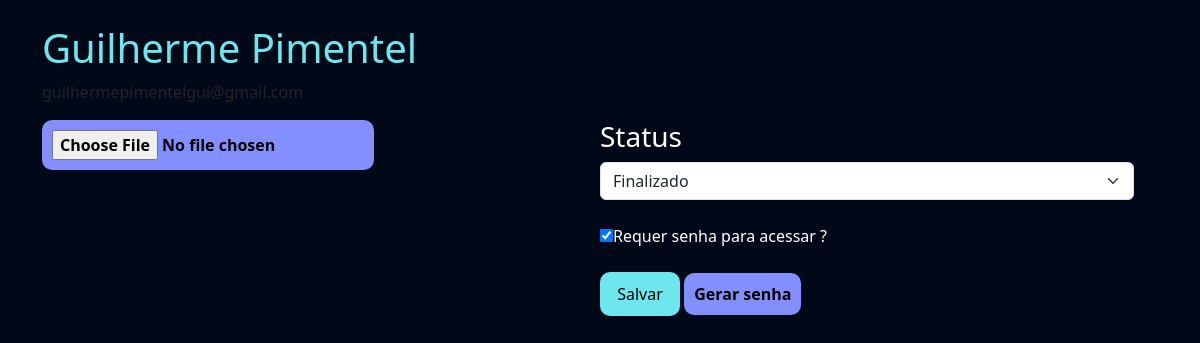
The app's page /empresarial/exame_cliente/12 (signed in) with its own data.
### exames/models.py (models this page shows, shortened)
class SolicitacaoExame(models.Model):
    choice_status = (
        ('E', 'Em análise'),
        ('F', 'Finalizado')
    )
    usuario = models.ForeignKey(User, on_delete=models.DO_NOTHING)
    exame = models.ForeignKey(TiposExames, on_delete=models.DO_NOTHING)
    status = models.CharField(max_length=2, choices=choice_status)
    resultado = models.FileField(upload_to="resultados", null=True, blank=True)
    requer_senha = models.BooleanField(default=False)
    senha = models.CharField(max_length=16, null=True, blank=True)

### empresarial/views.py (the view)
# urls.py: path('exame_cliente/<int:exame_id>', views.exame_cliente, name="exame_cliente"),
@staff_member_required
def exame_cliente(request, exame_id):
    exame = SolicitacaoExame.objects.get(id=exame_id)
    return render(request, 'exame_cliente.html', {'exame': exame})

### empresarial/templates/exame_cliente.html (shortened to what this page needs)
{% extends "bases/base.html" %}
{% load static %}
{% block 'head' %}
    <link href="{% static 'exames/css/css.css' %}" rel="stylesheet">
    <link href="{% static 'exames/css/gerenciar_pedidos.css' %}" rel="stylesheet">
    <link href="{% static 'exames/css/gerenciar_exames.css' %}" rel="stylesheet">
{% endblock 'head' %}
{% block 'conteudo' %}
    <br>
    <div class="container">
        <div class="row">
        <h3 class="font-destaque">{{exame.usuario.get_full_name}}</h3>
        <p>{{exame.usuario.email}}</p>
        <br>
        <div class="row">
            <div class="col-md-6">
                <form action="{% url "alterar_dados_exame" exame.id %}" method="POST" enctype="multipart/form-data">{% csrf_token %}
                    <input type="FILE" value="Alterar PDF" class="btn-secundario" name="resultado">
                    <br>
                    <br>
            </div>
            <div class="col-md-6">
                <h3>Status</h3>
                <select name="status" id="" class="form-select">
                    <option style="color: black;" {% if exame.status == "F" %}selected{% endif %} value="F">Finalizado</option>
                </select>
                <br>
                <input type="checkbox" name="requer_senha" id="" {% if exame.requer_senha %}checked{% endif %}><label for="">Requer senha para acessar ?</label>
                <br>
                <br>
                <input type="submit" value="Salvar" class="btn-default">
                <a style="text-decoration: none;" href="{% url "gerar_senha" exame.id %}" class="btn-secundario">Gerar senha</a>
            </div>
        </div>
    </div>
{% endblock 'conteudo' %}

### templates/static/geral/css/base.css (style rules this page uses)
:root { --main-color: #151C34; --dark-color: #0C121C ; --light-color: #6DE6EE; --contrast-color: #f4c96b; --differential-color: #066668; }
* { PSW 8.0 | Aula 1 6 color: white }
.font-destaque { color: var(--light-color); font-size: 40px; }
.btn-default { background-color: var(--light-color); color: black; width: 15%; padding: 10px; border: none; border-radius: 10px; }
label { color: white; }
h3 { color: white; }

### templates/static/exames/css/css.css (style rules this page uses)
body { background-image: url('/static/geral/img/bg2.png'); background-size: cover; }
.btn-secundario { background-color: #838FFF; color: black; padding: 10px; font-weight: bold; border: none; border-radius: 10px; }
option { color: white; }

### records on screen
SolicitacaoExame: usuario.get_full_name "Guilherme Pimentel", usuario.email "guilhermepimentelgui@gmail.com", status "Finalizado", requer_senha "☑"
